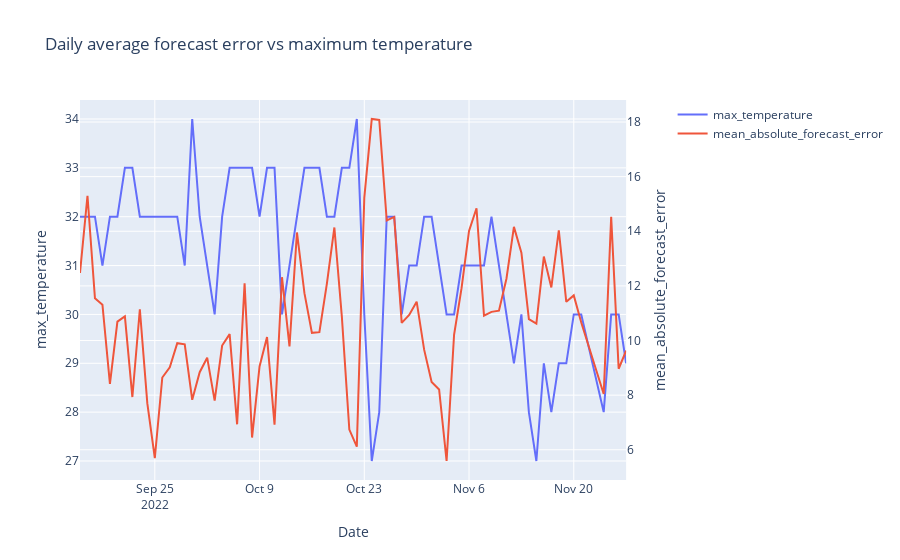

Notebook code for this chart:
### Code cell
fig = make_subplots(specs=[[{"secondary_y": True}]])

fig.add_trace(
    go.Scatter(x=forecast_error_vs_max_temperature['date'], 
               y=forecast_error_vs_max_temperature['max_temperature'], 
               name="max_temperature"),
    secondary_y=False,
)

fig.add_trace(
    go.Scatter(x=forecast_error_vs_max_temperature['date'], 
               y=forecast_error_vs_max_temperature['mean_absolute_forecast_error'], 
               name="mean_absolute_forecast_error"),
    secondary_y=True,
)

fig.update_layout(
    title_text="Daily average forecast error vs maximum temperature"
)

fig.update_xaxes(title_text="Date")

fig.update_yaxes(title_text="max_temperature", secondary_y=False)
fig.update_yaxes(title_text="mean_absolute_forecast_error", secondary_y=True)

fig.show()
